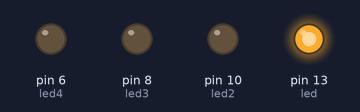
This sketch was run on a simulated Arduino Uno, built with avr-gcc and run on an emulated ATmega328P. Parts: output pins drawn as LEDs (lit = HIGH).

Above: at 0.5 s.
At 1.4 s:
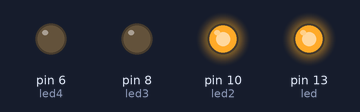
At 2.1 s:
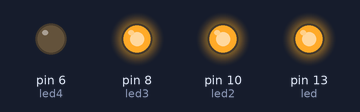
At 3.3 s:
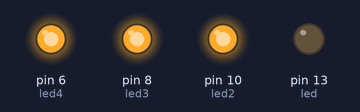
At 4.2 s:
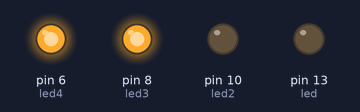
At 4.9 s:
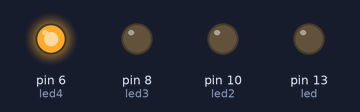
Timing chart, 0 to 7.3 s (numbered marks = the images above):
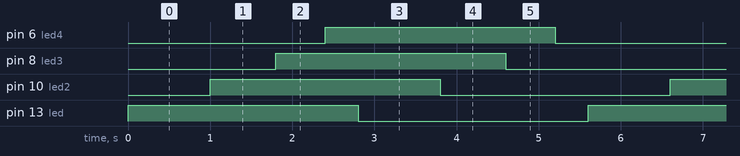

Measured:
- by itself, pin 6 (led4), pin 8 (led3), pin 10 (led2), pin 13 (led): alternates HIGH for 2.8 s and LOW for 2.8 s
- by itself, everything shown: repeats every 5.6 s, in 8 steps

The sketch:

leds.ino
```cpp
int led = 13;
int led2 = 10;
int led3 = 8;
int led4 = 6;

void setup()
  {
    pinMode(led, OUTPUT);
    pinMode(led2, OUTPUT);
    pinMode(led3, OUTPUT);
    pinMode(led4, OUTPUT);
  }

void loop()
  {
    //led 13 on
    digitalWrite(led, HIGH);
    delay(1000);

    //led 10 on
    digitalWrite(led2, HIGH);
    delay(800);

    //led 8 on
    digitalWrite(led3, HIGH);
    delay(600);

    //led 6 on
    digitalWrite(led4, HIGH);
    delay(400);

    //led 13 off
    digitalWrite(led, LOW);
    delay(1000);

    //led 10 off
    digitalWrite(led2, LOW);
    delay(800);

    //led 8 off
    digitalWrite(led3, LOW);
    delay(600);

    //led 6 off
    digitalWrite(led4, LOW);
    delay(400);
  }
```
